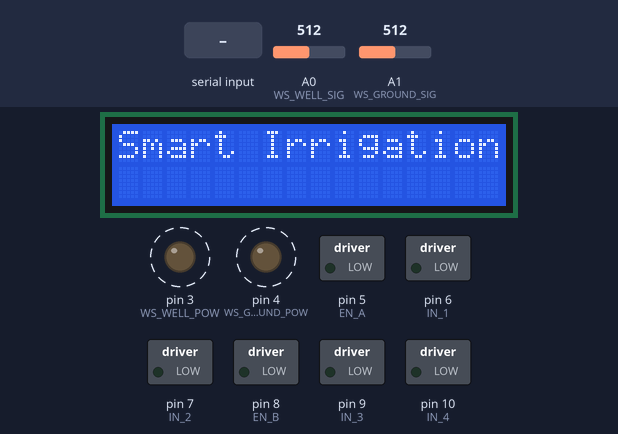
The sketch below on a simulated Arduino Uno, built with avr-gcc and run on an emulated ATmega328P. On the bench: 16×2 character LCD, switched loads named in the sketch (green lamp = pin HIGH), output pins drawn as LEDs (lit = HIGH). Dashed ring = blinking. Inputs (shaded band) come from the test bench; at power-on: A1 (WS_GROUND_SIG) = 512, A0 (WS_WELL_SIG) = 512. What the sketch prints to the serial monitor is not drawn.

Above: at 1.2 s.
2.3 s: A1 (WS_GROUND_SIG) set to 122
At 4.3 s:
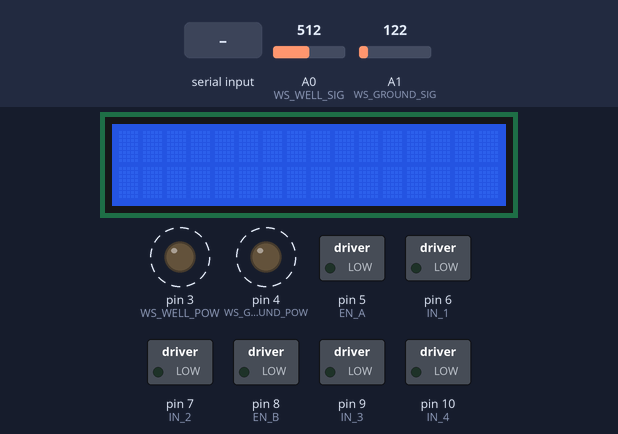
6.0 s: A0 (WS_WELL_SIG) set to 716
At 7.0 s:
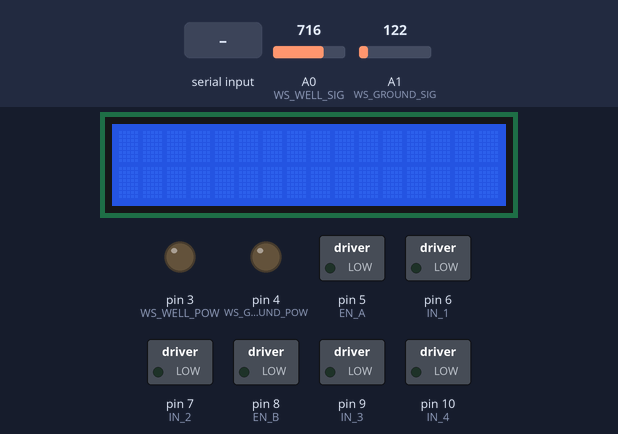
8.8 s: "s" received over the second serial link
11.3 s: "r" received over the second serial link
12.8 s: A0 (WS_WELL_SIG) set to 511
16.5 s: A1 (WS_GROUND_SIG) set to 0
Timing chart, 0 to 21.2 s (numbered marks = the images above; inputs shaded):
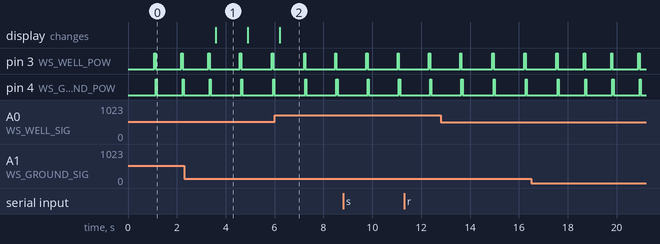

Measured:
- after the input at 2.3 s, the display: changes after 1.3 s (image 1)
- by itself, pin 3 (WS_WELL_POW), pin 4 (WS_GROUND_POW): alternates HIGH for 0.05 s and LOW for 1.1 s
- what the display in image 1 shows lasts 1.3 s, from 3.6 s to 4.9 s

The sketch:

water_irrigation.ino
```cpp
#include <Wire.h>
#include <LiquidCrystal_I2C.h>
#include <SoftwareSerial.h>

// -- IMPORTS -- //

LiquidCrystal_I2C lcd(0x27, 16, 2); // SDA -> 4, SCL -> 5 (swap if wrong)
SoftwareSerial SIM900(0, 1); // RX | TX

// -- CONSTANTS (PINS) -- //

// Water Well
#define WS_WELL_POW 3    // Power for the water sensor
#define WS_WELL_SIG A0   // Water level sensor analog input

// Water Ground
#define WS_GROUND_POW 4
#define WS_GROUND_SIG A1

// Motor 1
#define EN_A 5   // Motor speed control (PWM)
#define IN_1 6   // Motor direction
#define IN_2 7   // Motor direction

// Motor 2
#define EN_B 8
#define IN_3 9
#define IN_4 10

// -- CONSTANTS (VALUES) -- //

// Motor
#define SPD_CLOSE 0
#define SPD_HALF 128
#define SPD_FULL 255

// Watur
#define ADD_W_LVL 250
#define W_INDICATOR "Well: "
#define G_INDICATOR "Ground: "

// -- STATES -- //

int w_well_lvl = 0;
int w_ground_lvl = 0;

void setup() {
  Serial.begin(9600);  // Start serial monitor for debugging
  while(!Serial);
  SIM900.begin(9600);

  // Set pin modes for water sensors
  pinMode(WS_WELL_POW, OUTPUT);
  pinMode(WS_WELL_SIG, INPUT);
  pinMode(WS_GROUND_POW, OUTPUT);
  pinMode(WS_GROUND_SIG, INPUT);

  // Set pin modes for Motor Control Pins 1
  pinMode(EN_A, OUTPUT);
  pinMode(IN_1, OUTPUT);
  pinMode(IN_2, OUTPUT);

  // Set pin modes for Motor Control Pins 2
  pinMode(EN_B, OUTPUT);
  pinMode(IN_3, OUTPUT);
  pinMode(IN_4, OUTPUT);

  // Ensure motors are initially off
  moveMotor(IN_1, IN_2, EN_A, SPD_CLOSE);
  moveMotor(IN_3, IN_4, EN_B, SPD_CLOSE);

  // Initialize LCD
  lcd.begin();
  lcd.backlight();
  lcd.clear();
  lcd.setCursor(0, 0);
  lcd.print("Smart Irrigation");

  delay(1000); // Small delay for LCD startup
}

void loop() {
  // Read water level
  w_well_lvl = read_water_lvl(WS_WELL_POW, WS_WELL_SIG) + ADD_W_LVL;
  w_ground_lvl = read_water_lvl(WS_GROUND_POW, WS_GROUND_SIG) + ADD_W_LVL;

  // LCD Loop Logic

  Serial.print(W_INDICATOR + w_well_lvl);
  Serial.print(G_INDICATOR +  w_ground_lvl);

  lcd.setCursor(0, 1);
  lcd.print(W_INDICATOR + w_well_lvl);

  lcd.setCursor(0, 2);
  lcd.print(G_INDICATOR + w_ground_lvl);


  // -- SIM900 Loop Logic -- //

  if (Serial.available() > 0)
   switch(Serial.read())
  {
    case 's':

      break;
    case 'r':

      break;
  }

 if (SIM900.available() > 0) {
   Serial.write(SIM900.read());
 }


  delay(1000);
}

// -- FUNCTIONS -- //

int read_water_lvl(int powPin, int signalPin) {
  digitalWrite(powPin, HIGH);
  delay(50);
  int val = analogRead(signalPin); // read signal
  digitalWrite(powPin, LOW); // Power off sensor
  return val;
}

// in_F = forward pin (could be en1 or en3)
// in_B = backward pin (could be en2 or en4)
// en_ = accelerator pin (could be enA or enB)

void moveMotor(int in_F, int in_B, int en_, int speed) {

  int state;

  if (speed > 0) {
    state = HIGH;
  }
  else {
    state = LOW;
  }

  digitalWrite(in_F, state);
  digitalWrite(in_B, LOW);

  analogWrite(en_, speed);
}


// SIM900 Functions
void SendMessage()
{
  Serial.println ("Sending Message");
  SIM900.println("AT+CMGF=1");    //Sets the GSM Module in Text Mode
  delay(1000);
  Serial.println ("Set SMS Number");
  SIM900.println("AT+CMGS=\"+6281542787536\"\r"); //Mobile phone number to send message
  delay(1000);
  Serial.println ("Set SMS Content");
  SIM900.println("Good morning, how are you doing?");// Messsage content
  delay(100);
  Serial.println ("Finish");
  SIM900.println((char)26);// ASCII code of CTRL+Z
  delay(1000);
  Serial.println ("Message has been sent ->SMS Selesai dikirim");
}

void RecieveMessage()
{
  Serial.println ("SIM900A Membaca SMS");
  delay (1000);
  SIM900.println("AT+CNMI=2,2,0,0,0"); // AT Command to receive a live SMS
  delay(1000);
  Serial.write ("Unread Message done");
 }
```
